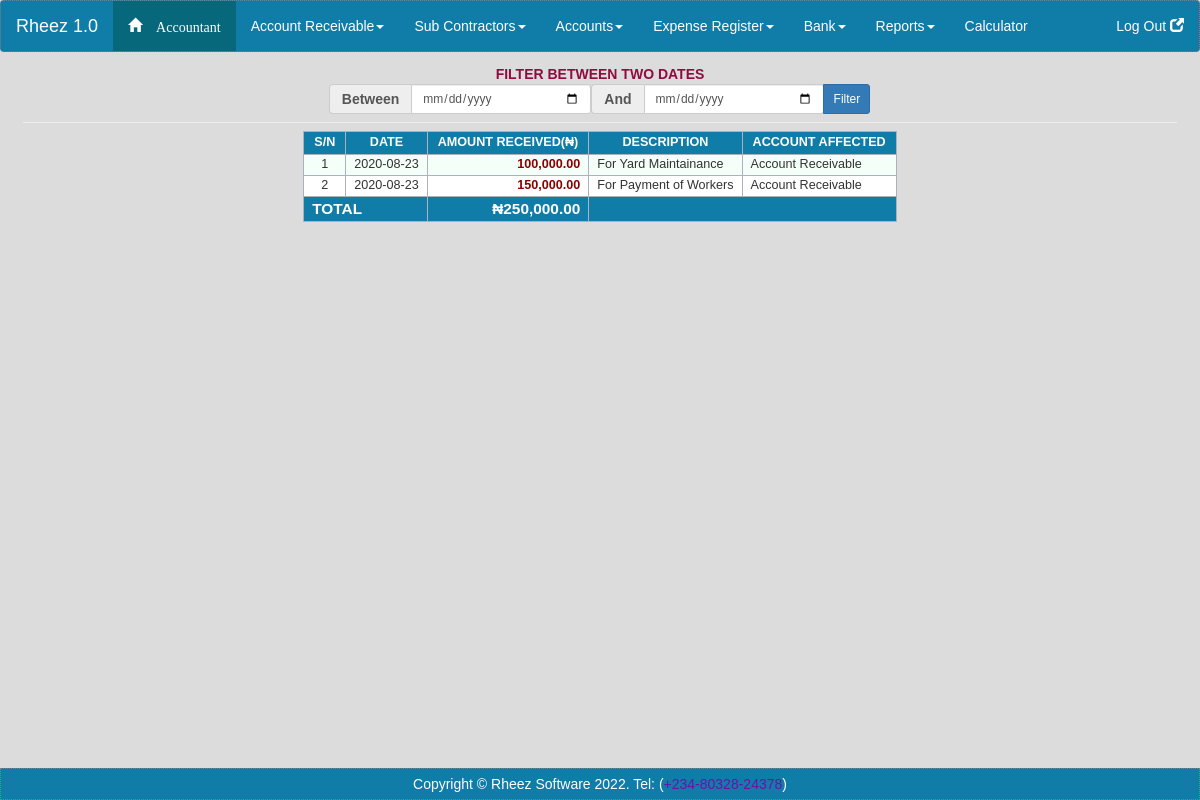
The page /account/receivedHistory (signed in) on the database its author committed.
### tables this page shows
CREATE TABLE transactions (trans_id INTEGER PRIMARY KEY AUTOINCREMENT NOT NULL, trans_date DATE NOT NULL, ticket_no VARCHAR (15) NOT NULL DEFAULT None, bank_id INTEGER REFERENCES bank (bank_id) ON DELETE SET NULL NOT NULL, trans_type varchar (255) NOT NULL, account_type varchar (255) NOT NULL, amount DECIMAL (255) NOT NULL, description varchar (255) DEFAULT NULL, day varchar (255) NOT NULL, month varchar (255) NOT NULL, year varchar (255) NOT NULL, old_balance DECIMAL (255) NOT NULL, new_balance DECIMAL (255) NOT NULL, trans_datetime DATETIME);

### index.php (called while the page is built, shortened)
<?php
    require_once('libs'.DIRECTORY_SEPARATOR.'config.php');
    $router = new Router($_SERVER['REQUEST_URI']);
    $controller = $router->createController();
    if($controller){
        $controller->executeAction();
        $data = $controller->getData();
    }
    include(VIEW_PATH.'defaultView.php');

### libs/config.php (called while the page is built, shortened)
<?php
    spl_autoload_register(function ($class){
        $control_class = CNTRL_PATH.str_ireplace('Controller','', $class).'.php';
        $model_class = MODEL_PATH.str_ireplace('Model','', $class).'.php';
        $base_class = CLASS_PATH.$class.'.php';
    });

### libs/base_classes/Router.php (called while the page is built, shortened)
<?php
class Router{
    protected $controller;
    protected $action;
    protected $params = array();
    public function __construct($request)
    {
        $url = trim(ltrim(rtrim($request,"/"),'/'));
        $exploded_url = explode('/', $url);
        if(sizeof($exploded_url) > 0){
            $this->controller = ucfirst(array_shift($exploded_url)).'Controller';
        }else{
            $this->controller = 'Home';
        }
        if(sizeof($exploded_url) > 0){
            $this->action = array_shift($exploded_url);
        }else{
            $this->action = 'index';
        }
    }
    public function createController(){
        if(class_exists($this->controller))
        {
            if(method_exists($this->controller, $this->action))
            {
                return new $this->controller($this->action, $this->params);
            }
            else {
                App::setMsg('Requested "'.$this->action.'" Method Not Found!','error');
            }
        }
        else {
            App::setMsg('Requested "'.$this->controller.'" Class Not Found!','error');
        }
    }
}

### libs/base_classes/Controller.php (called while the page is built, shortened)
<?php
abstract class Controller
{
    protected $action;
    protected $params;
    protected $data = array();
    public function __construct($action, $params)
    {
        $this->action = $action;
        $this->params = $params;
    }
    public function executeAction(){
        if(sizeof($this->params) > 0 && (!empty($this->params[0]))){
            return $this->{$this->action}($this->params);
        }
        else
        {
            return $this->{$this->action}();
        }
    }
    public function setData($array){
        $this->data = $array;
    }
    public function getData(){
        return $this->data;
    }
}

### libs/base_classes/Model.php (called while the page is built, shortened)
<?php
abstract class Model{
	protected $dbh;
	protected $stmt;
	public function __construct(){
		$this->dbh = new PDO("sqlite:./accounting_db.sqlite3");
		$this->dbh->setAttribute(PDO::ATTR_ERRMODE, PDO::ERRMODE_EXCEPTION);
		$this->dbh->setAttribute(PDO::ATTR_DEFAULT_FETCH_MODE, PDO::FETCH_ASSOC);
		$this->dbh->setAttribute(PDO::ATTR_PERSISTENT, TRUE);
	}
	public function query($query){
		$this->stmt = $this->dbh->prepare($query);
	}
	public function bind($param, $value, $type = null){
 		if (is_null($type)) {
  			switch (true) {
    				default:
      				$type = PDO::PARAM_STR;
  			}
		}
		$this->stmt->bindValue($param, $value, $type);
	}
	public function execute(){
		if($this->stmt->execute()){
		    return true;
        }else{
		    return false;
        }
	}
	public function resultSet(){
		if($this->execute()){
		    return $this->stmt->fetchAll(PDO::FETCH_ASSOC);
        }else{
		    return false;
        }
	}
}

### models/Account.php (called while the page is built, shortened)
<?php
class AccountModel extends Model{
    public function getReceivedHistory(){
        $this->query('SELECT * FROM transactions WHERE account_type = :account_type');
        $this->bind(':account_type', "Account Receivable");
        $data = $this->resultSet();
        return $data;
    }
}

### controllers/Account.php (called while the page is built, shortened)
<?php
class AccountController extends Controller
{
    public function receivedHistory(){
        if($_SERVER["REQUEST_METHOD"] == "GET"){
            $hist = new AccountModel();
            $data = $hist->getReceivedHistory();
        }elseif($_SERVER["REQUEST_METHOD"] == "POST"){
            $history = new AccountModel();
            $filteredData = $history->getFilteredReceivedHistory();
            $this->setData($filteredData);
            $this->setTitle('Receive History');
            $this->setView(VIEW_PATH.'account/receivedHistory.php');
        }
    }
}

### views/account/receivedHistory.php (the view)
<div class="row noprint">
    <div class="col-md-12" style="display:flex; justify-content:center">
        <form method="post" action="<?php echo ROOT_URL;?>account/receivedHistory">
            <div class="row" style="text-align:center; color:#900C3F;">
                <b>FILTER BETWEEN TWO DATES</b>
            </div>
            <div class="row" style="display:flex; justify-content:center; overflow:none;">
                <div class="col-md-6" style="display:flex; justify-content:center;">
                        <div class="input-group col-sm-4">
                            <span class="input-group-addon">Between</span>
                            <input class="form-control input-sm" style="width:180px;" placeholder="12-07-2020" autocomplete="off" type="date" name="start_date" required/>
                        </div>
                        <div class="input-group col-sm-4">
                            <span class="input-group-addon">And</span>
                            <input class="form-control input-sm" style="width:180px;" placeholder="12-07-2020"  autocomplete="off" type="date" name="end_date" required/>
                        </div>
                        <div class="input-group-btn " style="width:100px;">
                           <button class="btn btn-primary btn-sm" style="width:100%;" type="submit" name="filter_received" default >Filter</button>
                        </div>
                </div>
            </div>
        </form>
     </div>
</div>
<hr>
<div style="overflow:auto;">
<table>
    <tr>
        <th> S/N </th>
        <th>DATE</th>
        <th>AMOUNT RECEIVED(&#8358;)</th>
        <th>DESCRIPTION </th>
        <th>ACCOUNT AFFECTED</th>
    </tr>
    <?php
    $sn =1;
    $total = 0;
    foreach($data as $result)
    {
        echo '
           <tr>
            <td style="text-align:center">'.$sn.'</td>
            <td >'.$result["trans_date"].'</td>
            <td id="cash">'.number_format($result["amount"],2).'</td>
            <td >'.$result["description"].'</td>
            <td >'.$result["account_type"].'</td>';
        $sn +=1;
        $total += (float)$result['amount'];
    }
     print("<tr style='background: #107ca8;'><td colspan='2' style='color:white; font-size:1.1em'>
        <b>TOTAL </b></td>
        <td style='color:white; font-size:1.1em; font-weight:bold;text-align:right;'>&#8358;"
        .number_format($total, 2)."</td><td colspan='2'></td></tr>");
    ?>
</table>
</div>

### assets/css/style.css (style rules this page uses)
* { box-sizing:border-box; }
html body { text-decoration:none; background: gainsboro; height: 100%; width: 100%; overflow-x: hidden; font-family: Helvetica, Sans-Serif ,Serif; }
table { margin: 0 auto; }
hr { margin: 8px; }
#cash { text-align:right; color: darkred; font-size:0.9em; font-weight: bolder; }
tr:nth-child(even) { background-color:#F5FFFA; }
tr:nth-child(odd) { background-color:white; }
th { padding-right:10px; padding-left:10px; padding-top:2px; padding-bottom:2px; background-color: #107ca8; border:1px solid #ABB2B9; color: white; text-align: center; font-size: 0.9em; font-weight: bold; width: auto; white-space: nowrap; }
.input-group-addon { font-weight: bold; }
td { padding-left:8px; padding-right:8px; padding-top:1px; padding-bottom:1px; border: 1px solid #ABB2B9; text-align: left; font-size: 0.9em; }

### views/account_menu.php (style rules this page uses)
* { box-sizing: border-box; }

### rows shown on the page
transactions: trans_date "2020-08-23", amount "100,000.00", description "For Yard Maintainance", account_type "Account Receivable"
transactions: trans_date "2020-08-23", amount "150,000.00", description "For Payment of Workers", account_type "Account Receivable"

### other values the page prints
$total "250,000.00"
